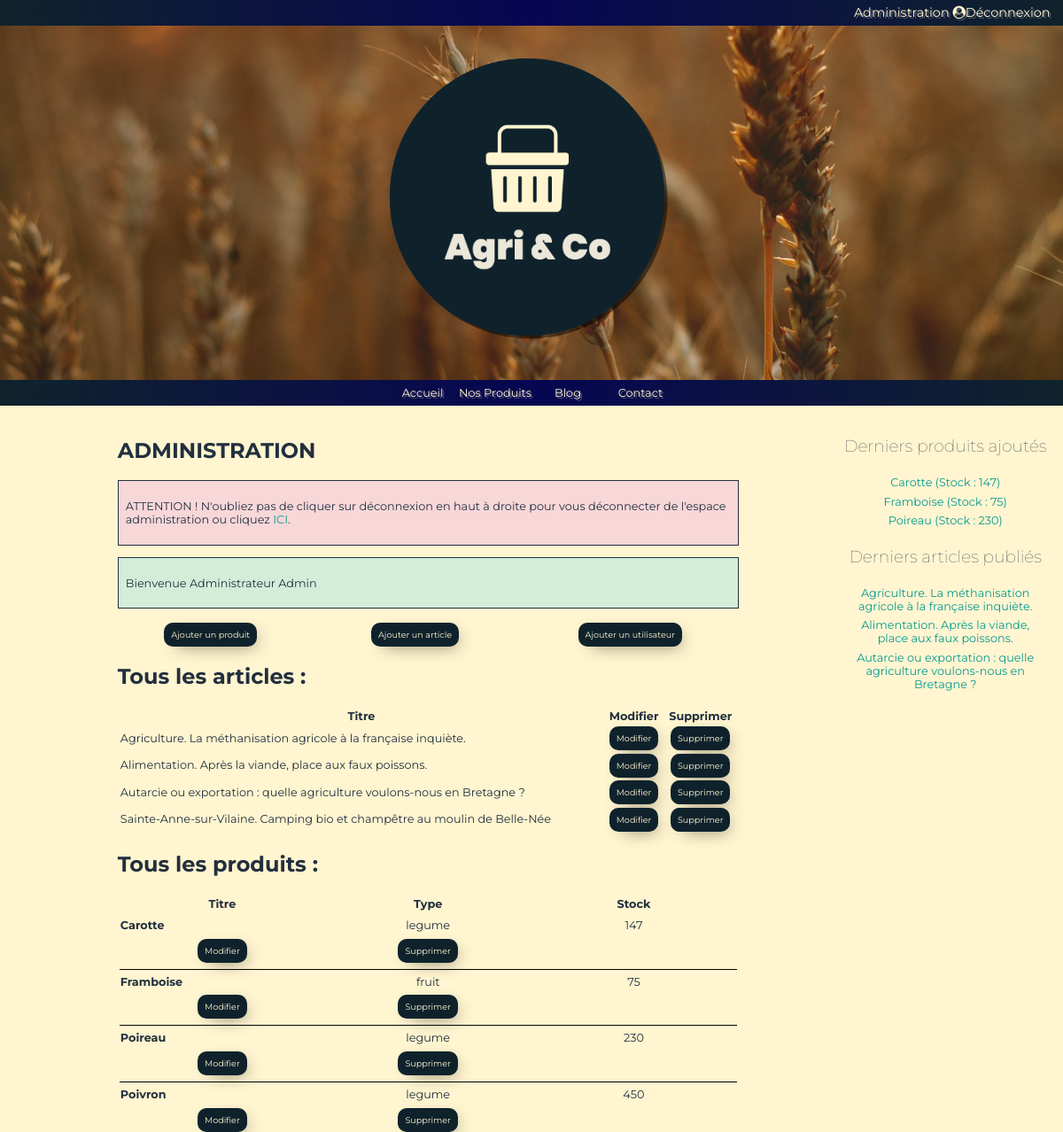
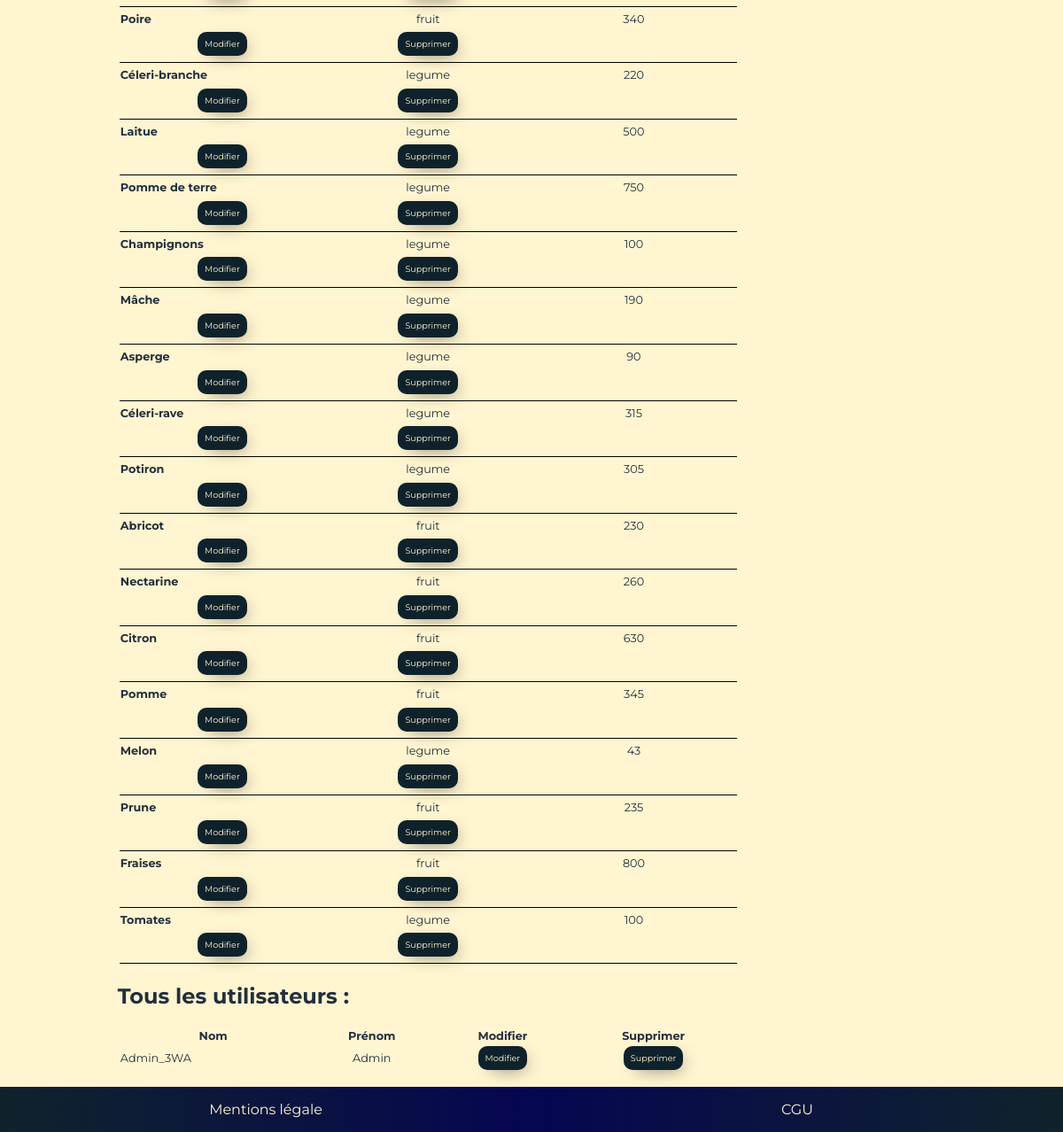
/index.php?ctrl=user&task=render&page=adminSpace&pageTitle=Administration (signed in), run on the app's committed database (2 pictures, top to bottom).
### tables this page shows
CREATE TABLE `articles` (
  `id` int(11) NOT NULL,
  `title` varchar(255) NOT NULL,
  `title_href` varchar(255) NOT NULL,
  `content` text NOT NULL,
  `img` varchar(255) NOT NULL,
  `created_at` datetime NOT NULL DEFAULT CURRENT_TIMESTAMP
);

CREATE TABLE `produits` (
  `id` int(11) NOT NULL,
  `title` varchar(255) NOT NULL,
  `title_href` varchar(255) NOT NULL,
  `content` text NOT NULL,
  `story` text NOT NULL,
  `saison` varchar(255) NOT NULL,
  `type` varchar(255) NOT NULL,
  `stock` int(11) NOT NULL,
  `img` varchar(255) NOT NULL,
  `date_appro` datetime NOT NULL DEFAULT CURRENT_TIMESTAMP
);

CREATE TABLE `users` (
  `id` int(11) NOT NULL,
  `role` varchar(255) NOT NULL DEFAULT 'user',
  `name` varchar(255) NOT NULL,
  `firstname` varchar(255) NOT NULL,
  `mail` varchar(255) NOT NULL,
  `password` varchar(255) NOT NULL,
  `fav` text,
  `created_at` datetime NOT NULL DEFAULT CURRENT_TIMESTAMP
);

### controllers/Controller.php (called while the page is built, shortened)
<?php
abstract class Controller
{
    public static function getPage(): string
    {
        if (!empty($_GET['page'])) {
            $page = htmlspecialchars($_GET['page']);
            return $page;
        } else {
            $_SESSION['messageType'] = 'error';
            $_SESSION['message']     = "Aucun nom de page passé.";
            \Http::redirect('index.php');
        }
    }
    public function render(?array $variables = [])
    {
        $pageName   = self::getPage();
        \Renderer::render($pageName, compact('pageTitle', 'variables'));
    }
}

### library/Application.php (called while the page is built, shortened)
<?php
class Application
{
    public static function  process()
    {
        $controllerName = "Home";
        $task = "index";
        if(!isset($_GET['ctrl'])){
            $controllerName = $controllerName;
        }else{
            if(!empty($_GET['ctrl'])){
                $controllerName = ucfirst($_GET['ctrl']);
            }
        }
        if(!isset($_GET['task'])){
            $controllerName = "Home";
            $task = $task;
        }elseif($controllerName === "Home"){
            $task = $task;
        }else{
            if(!empty($_GET['task'])){
                $task = ucfirst($_GET['task']);
            }
        }
        $controller = new $controllerName();
        $controller->$task();
    }
}

### index.php (called while the page is built)
<?php
require_once('library/autoload.php');
\Application::process();

### library/autoload.php (called while the page is built, shortened)
<?php
spl_autoload_register(function($className){
    $className = str_replace("\\", "/", $className);
});

### library/Database.php (called while the page is built, shortened)
<?php
abstract class Database
{
    private static $instance    = null;
    private static $host_name   = "localhost";
    private static $db_name     = "agriandco";
    private static $user_name   = "root";
    private static $password_db = "root";
    public static function getPdo(): PDO
    {
        $dump = self::isDatabaseExist();
        if ($dump === false) {
            self::createDatabase();
        }else{
            if (self::$instance === null) {
                self::$instance = new PDO("mysql:host=". self::$host_name .";dbname=" . self::$db_name . ";charset=utf8", self::$user_name , self::$password_db, [
                    PDO::ATTR_ERRMODE => PDO::ERRMODE_EXCEPTION,
                    PDO::ATTR_DEFAULT_FETCH_MODE => PDO::FETCH_ASSOC
                ]);
            }
            return self::$instance;
        }
    }
    public static function isDatabaseExist(): bool
    {
        $connexionBDD = mysqli_connect(self::$host_name, self::$user_name, self::$password_db);
        $selectBDD = mysqli_select_db($connexionBDD, self::$db_name);
        return $selectBDD;
    }
}

### models/Model.php (called while the page is built, shortened)
<?php
abstract class Model
{
    protected $pdo;
    protected $table;
    public function __construct()
    {
        $this->pdo = \Database::getPdo();
    }
    public function queryAll(?array $options): array
    {
        if (isset($options['table'])) {
            $table = $options['table'];
            $sql = "SELECT * FROM $table";
        } else {
            $sql = "SELECT * FROM {$this->table}";
        }
        if (isset($options['order'])) {
            $order = $options['order'];
            $sql .= " ORDER BY " . $order;
        }
        $resultats = $this->pdo->query($sql);
        $items = $resultats->fetchAll();
        return $items;
    }
}

### views/adminSpace.phtml (the view, shortened to what this page needs)
<h1>ADMINISTRATION</h1>
<div class="alert_error">
    <p>ATTENTION ! N'oubliez pas de cliquer sur déconnexion en haut à droite pour vous déconnecter de l'espace administration
        ou cliquez <a href="index.php?ctrl=user&task=logOut" title="Déconnexion">ICI</a>.
    </p>
</div>
<?php if (isset($_SESSION['message'])) : ?>
    <?php if (isset($_SESSION['messageType']) and $_SESSION['messageType'] === 'error') : ?>
        <div class="alert_error">
            <p><?= $_SESSION['message'] ?></p>
        </div>
    <?php else : ?>
        <div class="alert_success">
            <p><?= $_SESSION['message'] ?></p>
        </div>
    <?php endif; ?>
<?php endif; ?>
<ul class="add_buttons">
    <li class="adm_li add_button"><a href="index.php?ctrl=user&task=render&page=newProduit" class="btn adm_btn" title="Ajouter un produit">Ajouter un produit</a></li>
    <li class="adm_li add_button"><a href="index.php?ctrl=user&task=render&page=newArticle" class="btn adm_btn" title="Ajouter un article">Ajouter un article</a></li>
    <li class="adm_li add_button"><a href="index.php?ctrl=user&task=render&page=newUser" class="btn adm_btn" title="Ajouter un utilisateur">Ajouter un utilisateur</a></li>
</ul>
<h2>Tous les articles :</h2>
<table>
    <thead>
        <tr>
            <th>Titre</th>
            <th>Modifier</th>
            <th>Supprimer</th>
        </tr>
    </thead>
    <tbody>
        <?php foreach ($allArticles as $article) : ?>
            <tr class="table_line">
                <td><?= $article['title'] ?></td>
                <td><a href="index.php?ctrl=articles&task=read&page=article&id=<?= $article['id'] ?>" class="btn btn_upd_del" title=" Modifier">Modifier</a></td>
                <td><a href="index.php?ctrl=articles&task=delete&page=adminSpace&id=<?= $article['id'] ?>" class="btn btn_upd_del" title="Supprimer">Supprimer</a></td>
            </tr>
        <?php endforeach; ?>
    </tbody>
</table>
<h2>Tous les produits :</h2>
<table>
    <thead>
        <tr class="adm_products">
            <th>Titre</th>
            <th>Type</th>
            <th>Stock</th>
        </tr>
    </thead>
    <tbody>
        <?php foreach ($allProducts as $produit) : ?>
            <tr class="table_line adm_products">
                <td><strong><?= $produit['title'] ?></strong></td>
                <td><?= $produit['type'] ?></td>
                <td><?= $produit['stock'] ?></td>
                <td><a href="index.php?ctrl=produits&task=read&page=produit&id=<?= $produit['id'] ?>" class="btn btn_upd_del" title="Modifier">Modifier</a></td>
                <td><a href="index.php?ctrl=produits&task=delete&page=adminSpace&id=<?= $produit['id'] ?>" class="btn btn_upd_del" title="Supprimer">Supprimer</a></td>
            </tr>
        <?php endforeach; ?>
    </tbody>
</table>
<h2>Tous les utilisateurs :</h2>
<table>
    <thead>
        <tr>
            <th>Nom</th>
            <th>Prénom</th>
            <th>Modifier</th>
            <th>Supprimer</th>
        </tr>
    </thead>
    <tbody>
        <?php foreach ($allUsers as $user) : ?>
            <tr class="table_line">
                <td><?= $user['name'] ?></td>
                <td><?= $user['firstname'] ?></td>
                <td><a href="index.php?ctrl=user&task=read&page=userSpace&id=<?= $user['id'] ?>" class="btn btn_upd_del" title="Modifier">Modifier</a></td>
                <td><a href="index.php?ctrl=user&task=delete&page=adminSpace&id=<?= $user['id'] ?>" class="btn btn_upd_del" title="Supprimer">Supprimer</a></td>
            </tr>
        <?php endforeach; ?>
    </tbody>
</table>

### views/layout/layout.phtml (shortened to what this page needs)
<!DOCTYPE html>
<html lang="fr">
<head>
    <link rel="stylesheet" href="library/css/style.css">
    <link rel="stylesheet" href="https://stackpath.bootstrapcdn.com/font-awesome/4.7.0/css/font-awesome.min.css">
</head>
<body>
    <header>
        <div id="top-band">
            <?php if (isset($_SESSION['status']) and $_SESSION['status'] === 'connected' and $_SESSION['role'] === 'user') :  ?>
                <p><a href="index.php?ctrl=user&task=read&page=userSpace&id=<?= $_SESSION['id'] ?>" title="Mon espace">Mon Espace <i class="fa fa-user-circle" aria-hidden="true"></i></a></p>
                <p><a href="index.php?ctrl=user&task=logOut" title="Mon espace">Déconnexion <i class="fas fa-sign-out-alt"></i></a></p>
            <?php elseif (isset($_SESSION['status']) and $_SESSION['status'] === 'connected' and $_SESSION['role'] === 'admin') :  ?>
                <p><a href="index.php?ctrl=user&task=render&page=adminSpace&pageTitle=Administration" title="Administration">Administration <i class="fa fa-user-circle" aria-hidden="true"></i> </a></p>
                <p><a href="index.php?ctrl=user&task=logOut" title="Mon espace">Déconnexion <i class="fas fa-sign-out-alt"></i></a></p>
            <?php else : ?>
                <p><a href="index.php?ctrl=user&task=render&page=connexion&pageTitle=Connexion/Inscription" title="Connexion / Inscription">Connexion / Inscription <i class="fa fa-user-circle" aria-hidden="true"></i></a></p>
            <?php endif; ?>
        </div>
        <div id="logo">
            <a id="logo_link" class="center" href="index.php" title="Agri&Co - Accueil"><img src="library/img/header/logo/Untitled-1.png" alt="logo-agri-&-co"></a>
        </div>
        <nav id="navbar-top">
            <ul>
                <li><a href="index.php" title="Accueil">Accueil</a></li>
                <li><a href="index.php?ctrl=produits&task=separateItem&page=produits" title="Nos produits">Nos Produits</a></li>
                <li><a href="index.php?ctrl=articles&task=readAll&page=blog&pageTitle=Blog" title="Blog">Blog</a></li>
                <li><a href="index.php?ctrl=user&task=render&page=contact&pageTitle=Contact" title="Contact">Contact</a></li>
            </ul>
        </nav>
    </header>
    <div id="container">
        <section id="principal-content">
            <?= $pageContent ?>
            </section>
        <aside>
            <h3>
                Derniers produits ajoutés
            </h3>
            <ul class="aside_ul center">
                <?php foreach (array_slice($allProducts, 0, 3) as $value) : ?>
                    <li class="aside_li"><a href="index.php?ctrl=produits&task=read&page=produit&id=<?= $value['id'] ?>"><?= $value['title'] ?> (Stock : <?= $value['stock'] ?>)</a></li>
                <?php endforeach ?>
            </ul>
            <h3>
                Derniers articles publiés
            </h3>
            <ul class="aside_ul center">
                <?php foreach (array_slice($allArticles, 0, 3) as $value) : ?>
                    <li class="aside_li"><a href="index.php?ctrl=articles&task=read&page=article&id=<?= $value['id'] ?>"><?= $value['title'] ?></a></li>
                <?php endforeach ?>
            </ul>
        </aside>
    </div>
    <footer>
        <p>Mentions légale</p>
        <p>CGU</p>
    </footer>
</body>
</html>

### library/css/style.css (style rules this page uses)
body { font-family:"Montserrat",sans-serif;background-color:#fff5d0;color:#222f3e;margin:0 }
header { height:15em;display:grid;background-image:url("../img/header/banniere/ban-2.jpg");background-size:cover;background-position:center;text-shadow:2px 2px 0px rgba(150,150,150,.5) }
@media screen and (min-width: 1200px) { header { height:fit-content } }
a { text-decoration:none;color:#079992 }
ul { margin:0;padding:0 }
ul li { list-style-type:none }
#container { padding:1em;display:grid;grid-template-columns:1fr }
@media screen and (min-width: 1200px) { #container { grid-template-columns:4fr 1fr } }
#principal-content { width:90%;margin:0 auto }
@media screen and (min-width: 700px) { #principal-content { width:100% } }
@media screen and (min-width: 1200px) { #principal-content { padding:0 3em;width:75%;margin:auto } }
img { max-width:100%;max-height:100% }
h3 { text-align:center }
.alert_error { font-size:.8rem;padding:.5rem;border:1px solid;margin:1em 0;background-color:#f8d7d9 }
.alert_success { font-size:.8rem;padding:.5rem;border:1px solid;margin:1em 0;background-color:#d4edd9 }
table { font-size:.8rem;text-align:center;width:100% }
.center { text-align:center }
#logo { display:grid;align-items:center }
@media screen and (min-width: 1200px) { #logo { height:25em } }
#logo img { width:25%;margin:0 auto }
@media screen and (min-width: 1200px) { #logo img { width:20em } }
#top-band { background:linear-gradient(90deg, #10232c 0%, #060652 50%, #10232c 100%);height:2em;font-size:.9em;display:flex;align-items:center;justify-content:flex-end;padding-right:1em }
#top-band p { margin:0;padding:0 }
#top-band a { color:#fff5d0 }
#navbar-top { background:linear-gradient(90deg, #10232c 0%, #060652 50%, #10232c 100%);height:2em;font-size:.9em;display:flex;justify-content:center;align-self:end }
#navbar-top ul { display:grid;grid-template-columns:1fr 1fr 1fr 1fr;grid-template-rows:1fr;align-items:center;text-align:center;font-size:.8rem }
#navbar-top a { color:#fff5d0 }
h3 { font-weight:lighter }
.aside_li { padding:.2rem;font-size:.8rem }
footer { grid-template-columns:1fr 1fr;display:grid;text-align:center;color:#fff5d0;background:linear-gradient(90deg, #10232c 0%, #060652 50%, #10232c 100%) }
.btn { background-color:#0f222c;color:#fff5d0;border:none;padding:.5rem;margin:.5rem 0;font-size:.6rem;border-radius:10px;-webkit-box-shadow:6px 6px 19px -9px rgba(0,0,0,.75);-moz-box-shadow:6px 6px 19px -9px rgba(0,0,0,.75);box-shadow:6px 6px 19px -9px rgba(0,0,0,.75) }
.adm_btn { width:100% }
@media screen and (min-width: 700px) { .add_buttons { display:grid;grid-template-columns:1fr 1fr 1fr } }
@media screen and (min-width: 1200px) { .add_buttons { display:grid;grid-template-columns:1fr 1fr 1fr } }
.adm_li { margin:2em auto;width:50%;font-size:small }
@media screen and (min-width: 1200px) { .adm_li { margin:.5em auto;width:55% } }
.table_line { line-height:2em;border-bottom:solid #000 1px;padding-bottom:.5em }
.adm_products { display:grid;grid-template-columns:1fr 1fr 1fr }
td:nth-child(1) { text-align:left }
#logo { animation-duration:3s;animation-name:slidein }

### data on the page
articles: title "Agriculture. La méthanisation agricole à la française inquiète."
articles: title "Alimentation. Après la viande, place aux faux poissons."
articles: title "Autarcie ou exportation : quelle agriculture voulons-nous en Bretagne ?"
articles: title "Sainte-Anne-sur-Vilaine. Camping bio et champêtre au moulin de Belle-Née"
produits: title "Carotte", type "legume", stock "147"
produits: title "Framboise", type "fruit", stock "75"
produits: title "Poireau", type "legume", stock "230"
produits: title "Poivron", type "legume", stock "450"
produits: title "Poire", type "fruit", stock "340"
produits: title "Céleri-branche", type "legume", stock "220"
produits: title "Laitue", type "legume", stock "500"
produits: title "Pomme de terre", type "legume", stock "750"
produits: title "Champignons", type "legume", stock "100"
produits: title "Mâche", type "legume", stock "190"
produits: title "Asperge", type "legume", stock "90"
produits: title "Céleri-rave", type "legume", stock "315"
produits: title "Potiron", type "legume", stock "305"
produits: title "Abricot", type "fruit", stock "230"
produits: title "Nectarine", type "fruit", stock "260"
produits: title "Citron", type "fruit", stock "630"
produits: title "Pomme", type "fruit", stock "345"
produits: title "Melon", type "legume", stock "43"
produits: title "Prune", type "fruit", stock "235"
produits: title "Fraises", type "fruit", stock "800"
produits: title "Tomates", type "legume", stock "100"
users: name "Admin_3WA", firstname "Admin"

### other printed values
$_SESSION['message'] "Bienvenue Administrateur Admin"
